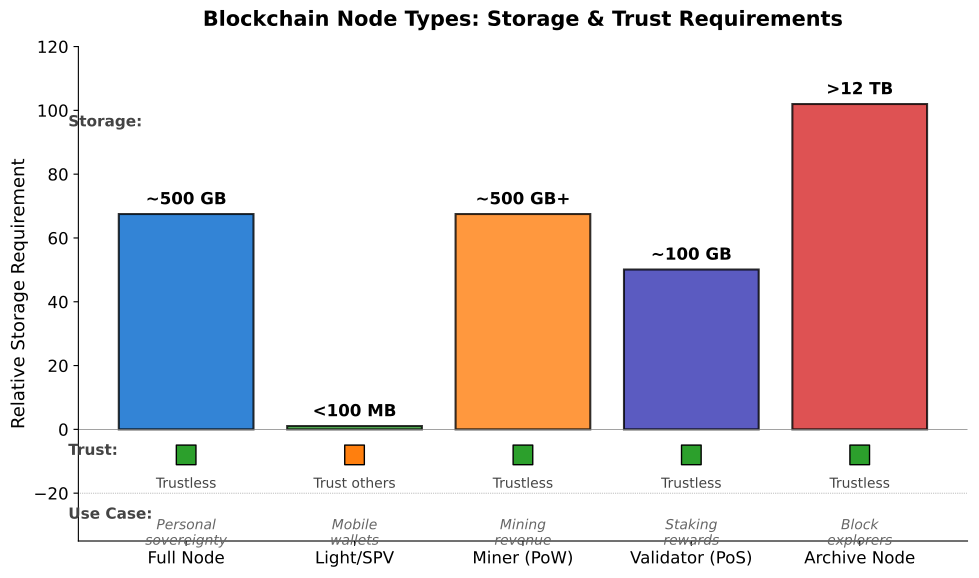

This chart was generated by the following Python code:
"""
Node Types Comparison
Bar chart comparing storage, validation, and use cases for different node types
"""

import matplotlib.pyplot as plt
import numpy as np
from pathlib import Path

CHART_METADATA = {
    'title': 'Node Types Comparison',
    'url': 'https://github.com/Digital-AI-Finance/Blockchain_Crypto/tree/main/Module_A_Blockchain_Foundations/L02_DLT_Concepts/charts/05_node_types'
}

plt.rcParams.update({
    'font.size': 14,
    'axes.labelsize': 14,
    'axes.titlesize': 16,
    'xtick.labelsize': 12,
    'ytick.labelsize': 12,
    'legend.fontsize': 12,
    'figure.figsize': (10, 6),
    'figure.dpi': 150
})

MLPURPLE = '#3333B2'
MLBLUE = '#0066CC'
MLORANGE = '#FF7F0E'
MLGREEN = '#2CA02C'
MLRED = '#D62728'
MLLAVENDER = '#ADADE0'

fig, ax = plt.subplots(figsize=(10, 6))

# Node types
node_types = ['Full Node', 'Light/SPV', 'Miner (PoW)', 'Validator (PoS)', 'Archive Node']

# Storage requirements (in GB, log scale visualization)
storage = [500, 0.1, 500, 100, 12000]  # GB

# Normalize for visualization (bar heights)
storage_normalized = [np.log10(s + 1) * 25 for s in storage]

# Colors
colors = [MLBLUE, MLGREEN, MLORANGE, MLPURPLE, MLRED]

# Create bars
x = np.arange(len(node_types))
bars = ax.bar(x, storage_normalized, color=colors, edgecolor='black', linewidth=1.5, alpha=0.8)

# Add storage labels on bars
storage_labels = ['~500 GB', '<100 MB', '~500 GB+', '~100 GB', '>12 TB']
for bar, label in zip(bars, storage_labels):
    height = bar.get_height()
    ax.text(bar.get_x() + bar.get_width()/2., height + 2,
            label, ha='center', va='bottom', fontsize=15, fontweight='bold')

# Trust level indicators (circles at bottom)
trust_levels = ['Trustless', 'Trust others', 'Trustless', 'Trustless', 'Trustless']
for i, (trust, color) in enumerate(zip(trust_levels, colors)):
    if trust == 'Trustless':
        marker_color = MLGREEN
    else:
        marker_color = MLORANGE
    ax.scatter(i, -8, s=200, c=marker_color, marker='s', zorder=5, edgecolor='black', linewidth=1)
    ax.text(i, -15, trust, ha='center', va='top', fontsize=14, color='#444')

# Use cases
use_cases = ['Personal\nsovereignty', 'Mobile\nwallets', 'Mining\nrevenue', 'Staking\nrewards', 'Block\nexplorers']
for i, use in enumerate(use_cases):
    ax.text(i, -28, use, ha='center', va='top', fontsize=14, color='#666', style='italic')

# Customize axes
ax.set_xticks(x)
ax.set_xticklabels(node_types, fontsize=15)
ax.set_ylabel('Relative Storage Requirement', fontsize=16)
ax.set_ylim(-35, 120)

# Remove top and right spines
ax.spines['top'].set_visible(False)
ax.spines['right'].set_visible(False)

# Add section labels
ax.text(-0.7, 95, 'Storage:', fontsize=14, fontweight='bold', color='#444')
ax.text(-0.7, -8, 'Trust:', fontsize=14, fontweight='bold', color='#444')
ax.text(-0.7, -28, 'Use Case:', fontsize=14, fontweight='bold', color='#444')

# Add horizontal line separating sections
ax.axhline(y=0, color='gray', linestyle='-', linewidth=0.5)
ax.axhline(y=-20, color='gray', linestyle=':', linewidth=0.5)

plt.title('Blockchain Node Types: Storage & Trust Requirements', fontweight='bold', fontsize=15, pad=15)
plt.tight_layout()

output_path = Path(__file__).parent / 'chart.pdf'
plt.savefig(output_path, bbox_inches='tight', dpi=300)
print(f"Chart saved to: {output_path.absolute()}")
plt.close()
